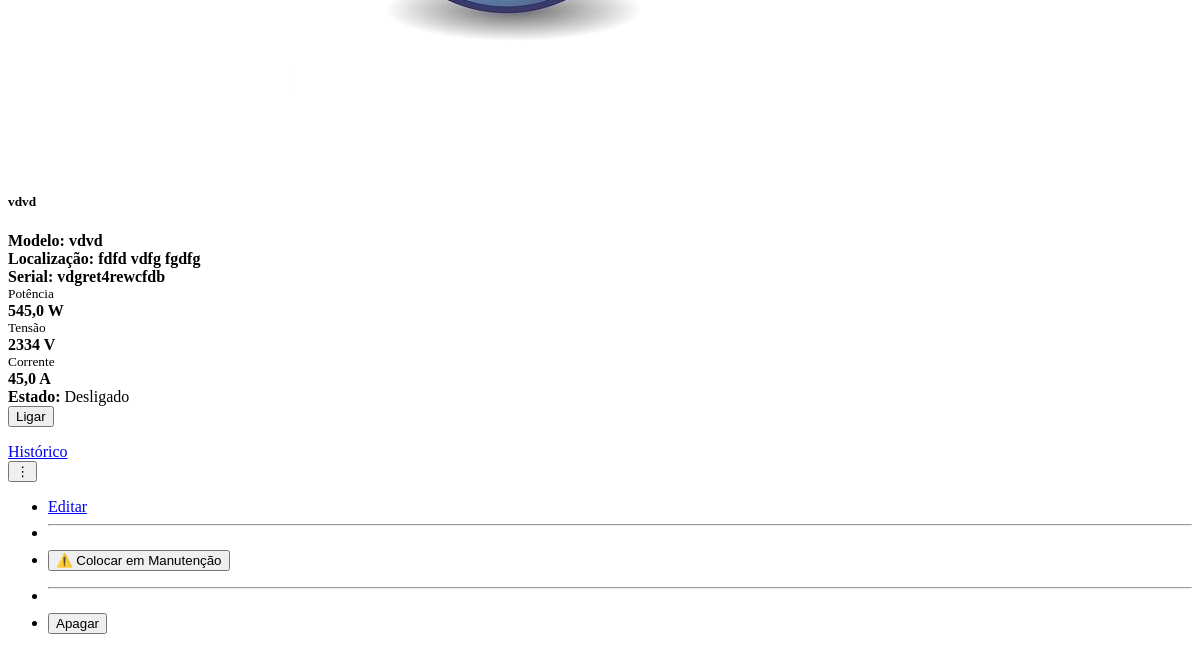
The page /api/motores/search/ (signed in, lower part) on the database as committed earlier.
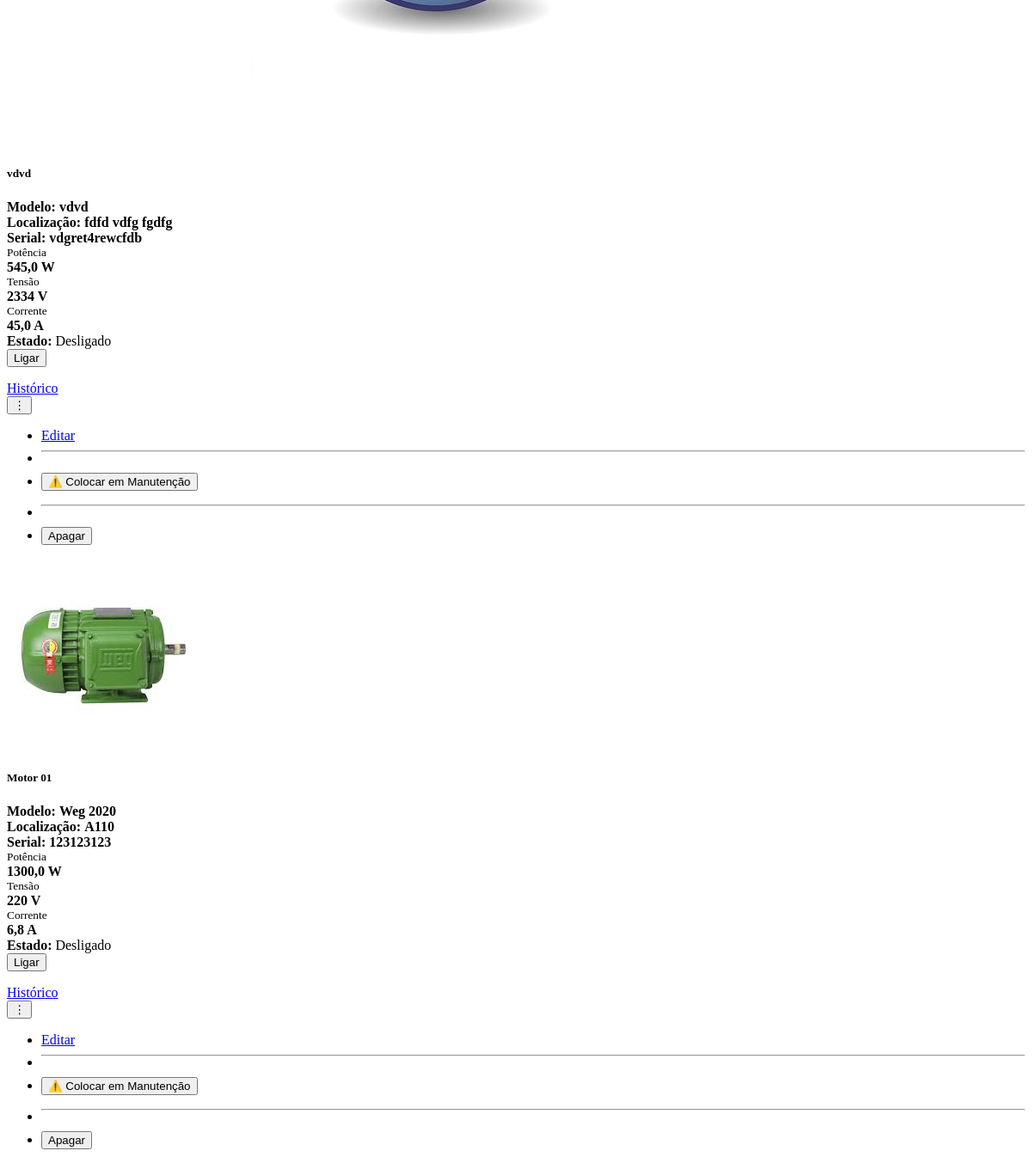
The same page on the database as committed later.
### core/models.py (models this page shows, shortened)
class Motor(models.Model):
    grupos = models.ManyToManyField(Group, related_name="motores")
    nome = models.CharField(max_length=100)
    numero_serie = models.CharField(max_length=50, unique=True)
    descricao = models.TextField(blank=True, null=True)
    imagem = models.ImageField(upload_to="motores/", blank=True, null=True)
    localizacao = models.CharField(max_length=100, blank=True)
    modelo = models.CharField(max_length=100, blank=True)
    corrente = models.FloatField(null=True, blank=True, help_text="Corrente em Ampères (A)")
    potencia = models.FloatField(null=True, blank=True, help_text="Potência em Watts (W)")
    tensao = models.CharField(max_length=50, blank=True, help_text="Ex: 110V, 220V")
    ligado = models.BooleanField(default=False)
    em_manutencao = models.BooleanField(default=False)
    last_heartbeat = models.DateTimeField(null=True, blank=True)

### core/views.py (the view)
# urls.py: path("api/motores/search/", views.search_motores_view, name="search_motores"),
@login_required
def search_motores_view(request):
    q = request.GET.get("q", "").strip()
    if request.user.is_superuser or request.user.is_staff:
        motores = Motor.objects.all()
    else:
        motores = Motor.objects.filter(grupos__in=request.user.groups.all()).distinct()
    if q:
        motores = motores.filter(
            Q(nome__icontains=q) |
            Q(numero_serie__icontains=q) |
            Q(localizacao__icontains=q)
        )
    return render(request, "core/motores/lista_motor.html", {"motores": motores, "q": q})

### templates/core/motores/lista_motor.html (shortened to what the changed rows need)
{% for motor in motores %}
<div class="col-12 col-md-6 col-lg-4 col-xl-3">
    <div class="card shadow-sm h-100">
      <div class="image-container">
        {% if motor.imagem %}
          <img src="{{ motor.imagem.url }}" class="card-img-top ramic-card-img" alt="{{ motor.nome }}">
        {% else %}
          <div class="ramic-card-img d-flex align-items-center justify-content-center bg-light">
            <i class="bi bi-image" style="font-size: 5rem; color: #e9ecef;"></i>
          </div>
        {% endif %}
      </div>
      <div class="card-body d-flex flex-column">
        <h5 class="card-title mb-1">{{ motor.nome }}</h5>
        <div class="small text-muted mb-3 flex-grow-1">
          <div><strong>Modelo:</strong> <span class="text-dark"><strong>{{ motor.modelo|default:"—" }}</strong></span></div>
          <div><strong>Localização:</strong> <span class="text-dark"><strong>{{ motor.localizacao|default:"—" }}</strong></span></div>
          <div><strong>Serial:</strong> <span class="text-dark"><strong>{{ motor.numero_serie }}</strong></span></div>
          <div class="row gx-3 mt-2 text-center">
              <div class="col"><small class="text-muted">Potência</small><br><strong class="text-dark">{{ motor.potencia|default:"—" }} W</strong></div>
              <div class="col"><small class="text-muted">Tensão</small><br><strong class="text-dark">{{ motor.tensao|default:"—" }} V</strong></div>
              <div class="col"><small class="text-muted">Corrente</small><br><strong class="text-dark">{{ motor.corrente|default:"—" }} A</strong></div>
          </div>
        </div>
        <div class="mb-3">
          <strong>Estado:</strong>
          {% if motor.em_manutencao %}<span class="badge text-bg-warning">Em Manutenção</span>{% elif motor.ligado %}<span class="badge text-bg-success">Ligado</span>{% else %}<span class="badge text-bg-secondary">Desligado</span>{% endif %}
        </div>
        <div class="d-flex align-items-center justify-content-between mt-auto">
            <div class="d-flex align-items-center gap-2">
                {% if not motor.em_manutencao %}
                    {% if motor.ligado %}
                        <form method="POST" action="{% url 'desligar_motor' motor.id %}">
                            {% csrf_token %}
                            <input type="hidden" name="q" value="{{ q }}">
                            <button type="submit" class="btn btn-warning btn-sm">Desligar</button>
                        </form>
                    {% else %}
                        <form method="POST" action="{% url 'ligar_motor' motor.id %}">
                            <button type="submit" class="btn btn-success btn-sm">Ligar</button>
                        </form>
                    {% endif %}
                {% else %}
                    <button type="button" class="btn btn-secondary btn-sm" disabled>Ligar</button>
                {% endif %}
                <a href="{% url 'historico' motor.id %}" class="btn btn-info btn-sm">Histórico</a>
            </div>
            <div class="d-flex align-items-center gap-2">
                <div class="dropdown">
                    <button class="btn btn-secondary btn-sm" type="button" data-bs-toggle="dropdown" aria-expanded="false"> ⋮ </button>
                    <ul class="dropdown-menu dropdown-menu-end">
                        <li><a class="dropdown-item" href="{% url 'editar_motor' motor.id %}">Editar</a></li>
                        <li><hr class="dropdown-divider"></li>
                        {% if motor.em_manutencao %}
                            <li>
                                <form method="POST" action="{% url 'desativar_manutencao' motor.id %}">
                                    {% csrf_token %}
                                    <input type="hidden" name="q" value="{{ q }}">
                                    <button type="submit" class="dropdown-item">✅ Retirar de Manutenção</button>
                                </form>
                            </li>
                        {% else %}
                            <li>
                                <form method="POST" action="{% url 'ativar_manutencao' motor.id %}">
                                    <button type="submit" class="dropdown-item">⚠️ Colocar em Manutenção</button>
                                </form>
                            </li>
                        {% endif %}
                        <li><hr class="dropdown-divider"></li>
                        <li><form method="POST" action="{% url 'apagar_motor' motor.id %}" onsubmit="return confirm('Tem certeza que deseja apagar o motor \'{{ motor.nome|escapejs }}\'?');">{% csrf_token %}<button type="submit" class="dropdown-item text-danger">Apagar</button></form></li>
                    </ul>
                </div>
            </div>
        </div>
      </div>
    </div>
</div>
{% empty %}
<div class="col-12">
    <div class="card card-body text-center">
        <p class="mb-0">Nenhum motor encontrado com o termo "{{ q }}".</p>
    </div>
</div>
{% endfor %}

Rows that differ between the two databases and show on the page:
added Motor: imagem (picture), nome "Motor 01", modelo "Weg 2020", localizacao "A110", numero_serie "123123123", potencia "1300,0", tensao "220", corrente "6,8", em_manutencao "Desligado"
